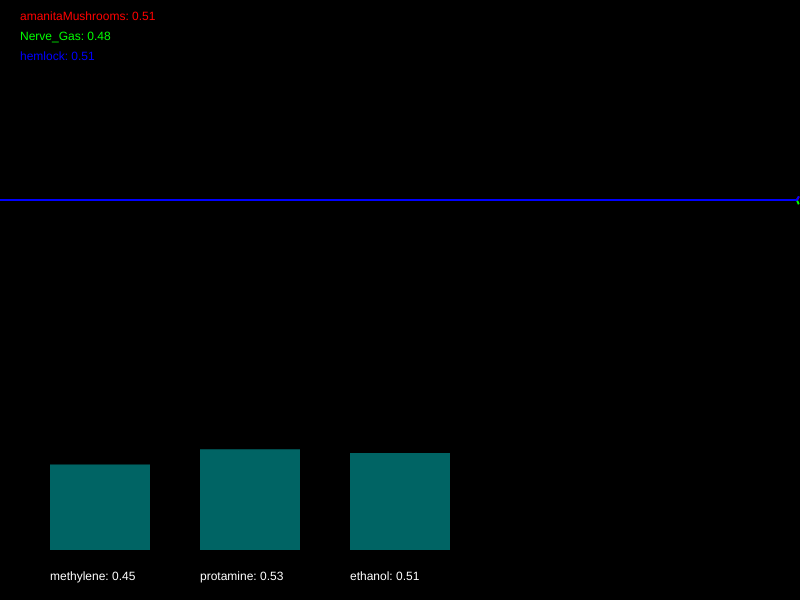
Frame 1 (no input)
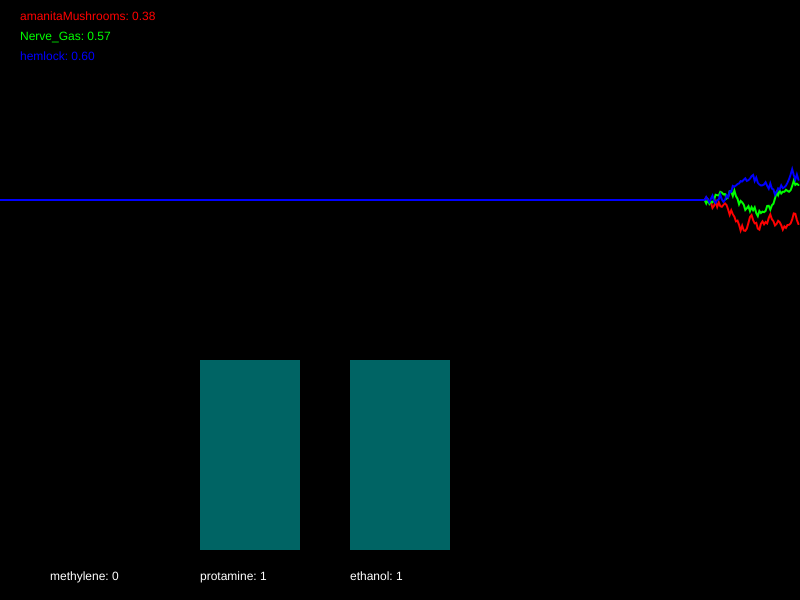
Frame 60 (no input)
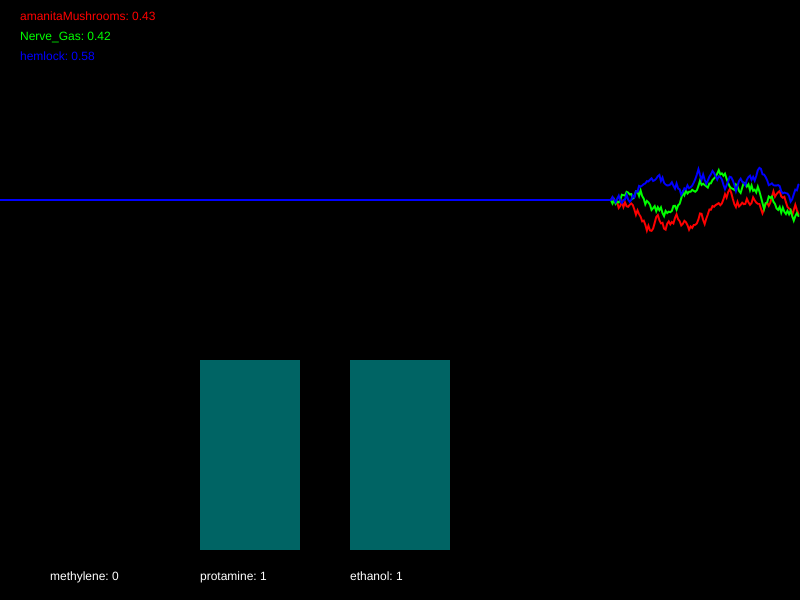
Frame 120 (the mouse pressed at the canvas centre since frame 60)

The p5.js sketch that drew these frames (run headless with seeded random() and noise() and a simulated clock; from frame 60 on, the mouse is pressed at the canvas centre):

// p5.js sketch
// ── sketch.js
/*

Officer: 5533988
CaseNum: 401-0-87180009-5533988

Case 401 - The Case of Norbert's Weiner Stand
Stage 1 - Noxious Weiner

Console city has been plunged into chaos. The notorious poisoner Norbert has struck the population down with a potent poison. Word has it that he is smuggling his venomous filth via a streetside weiner stand. Hundreds of people have been affected, and the municipal water company tells me that their sewers are at full capacity. This is no laughing matter. I need you to head down to our lab and work on an antidote.

You must develop the antidote by using conditional statements in the draw loop to
do the following:

	- If hemlock dips below 0.66, decrease methylene by 0.05
	- When Nerve_Gas dips below 0.3, increment methylene by 0.05
	- If hemlock dips below 0.45, decrease protamine by 0.02
	- If Nerve_Gas goes above 0.39, increase protamine by 0.03
	- If amanitaMushrooms goes above 0.6, try decreasing ethanol by 0.03
	- When Nerve_Gas dips below 0.7, increment ethanol by 0.01


Your conditional statements should consider the following poisons:

	- amanitaMushrooms
	- Nerve_Gas
	- hemlock


Your conditional statements should modify the following antidotes:

	- methylene
	- protamine
	- ethanol


- There are many ways to complete this task but you should only use the following commands and operators:

	if(){}
	>
	<
	+=
	-=

*/

//Declare the poison variables
var amanitaMushrooms;
var Nerve_Gas;
var hemlock;


//Declare the antidote variables
var methylene;
var protamine;
var ethanol;


//This variable is used for drawing the graph
var graphs;


function setup()
{

	createCanvas(800,600);
	strokeWeight(2);

	//initialise the poisons and antidotes
	amanitaMushrooms = 0.5;
	Nerve_Gas = 0.5;
	hemlock = 0.5;
	methylene = 0.5;
	protamine = 0.5;
	ethanol = 0.5;


	//fills the graph with empty values
	graphs = [];

	for(var i = 0; i < 3; i++)
	{
		graphs.push([]);
		for(var j = 0; j < 512; j++)
		{
			graphs[i].push(0.5);
		}
	}

}

function draw()
{

	//Develop the antidote below
	//Write conditional statements to change the amount of each substance ...
	if(hemlock < 0.66){
		methylene -= 0.05;
	}
	if(Nerve_Gas < 0.3){
		methylene += 0.05;
	}
	if(hemlock < 0.45){
		protamine -= 0.02;
	}
	if(Nerve_Gas > 0.39){
		protamine += 0.03;
	}
	if(amanitaMushrooms > 0.6){
		ethanol -= 0.03;
	}
	if(Nerve_Gas < 0.7){
		ethanol += 0.01;
	}
	



	//////////////////////////////////////////////////////

	//the code below generates new values using random numbers

	/*
		For testing, you might want to temporarily comment out
		these lines and set the same variables to constant values
		instead.
	*/

	amanitaMushrooms = nextValue(graphs[0],amanitaMushrooms);
	Nerve_Gas = nextValue(graphs[1],Nerve_Gas);
	hemlock = nextValue(graphs[2],hemlock);


	methylene = constrain(methylene, 0, 1);
	protamine = constrain(protamine, 0, 1);
	ethanol = constrain(ethanol, 0, 1);


	///////// DO NOT CHANGE THE CODE BELOW ///////////

	//drawing code

	// set background
	background(0);
	noFill();

	//draw the graphs for the vitals
	var colors = [
	color(255, 0, 0),
	color(0, 255, 0),
	color(0, 0, 255),
	color(255, 0, 255),
	color(255, 255, 0),
	color(0, 255, 255)
	];

	for(var i = 0; i < graphs.length; i++)
	{
		stroke(colors[i]);
		drawGraph(graphs[i]);
	}

	//draw the poisons as text
	noStroke();
	fill(colors[0]);
	text('amanitaMushrooms: ' + nf(amanitaMushrooms,1,2), 20,20);
	fill(colors[1]);
	text('Nerve_Gas: ' + nf(Nerve_Gas,1,2), 20,40);
	fill(colors[2]);
	text('hemlock: ' + nf(hemlock,1,2), 20,60);


	//draw the antidotes bar chart
	drawBar(methylene,50,'methylene');
	drawBar(protamine,200,'protamine');
	drawBar(ethanol,350,'ethanol');


}

function nextValue(graph, val)
{
	//gets the next value for a vital and puts it in an array for drawing
	var delta = random(-0.03,0.03);

	val += delta;
	if(val > 1 || val < 0)
	{
		delta *= -1;
		val += delta * 2;
	}

	graph.push(val)
	graph.shift();
	return val;
}

function drawGraph(graph)
{
	//draws an array as a graph
	beginShape();
	for(var i = 0; i < graph.length; i++)
	{
			vertex(width * i/512, height * 0.5 - graph[i]* height/3)
	}
	endShape();
}


function drawBar(val, x, name)
{
	//draws the bars for bar chart
    noStroke();
    fill(0,100,100);
	var mh = height * 0.4 - 50;
	rect(x,(height - 50) - val*mh, 100, val*mh);
    fill(255);
	text(name + ": " + val, x, height - 20);
}
